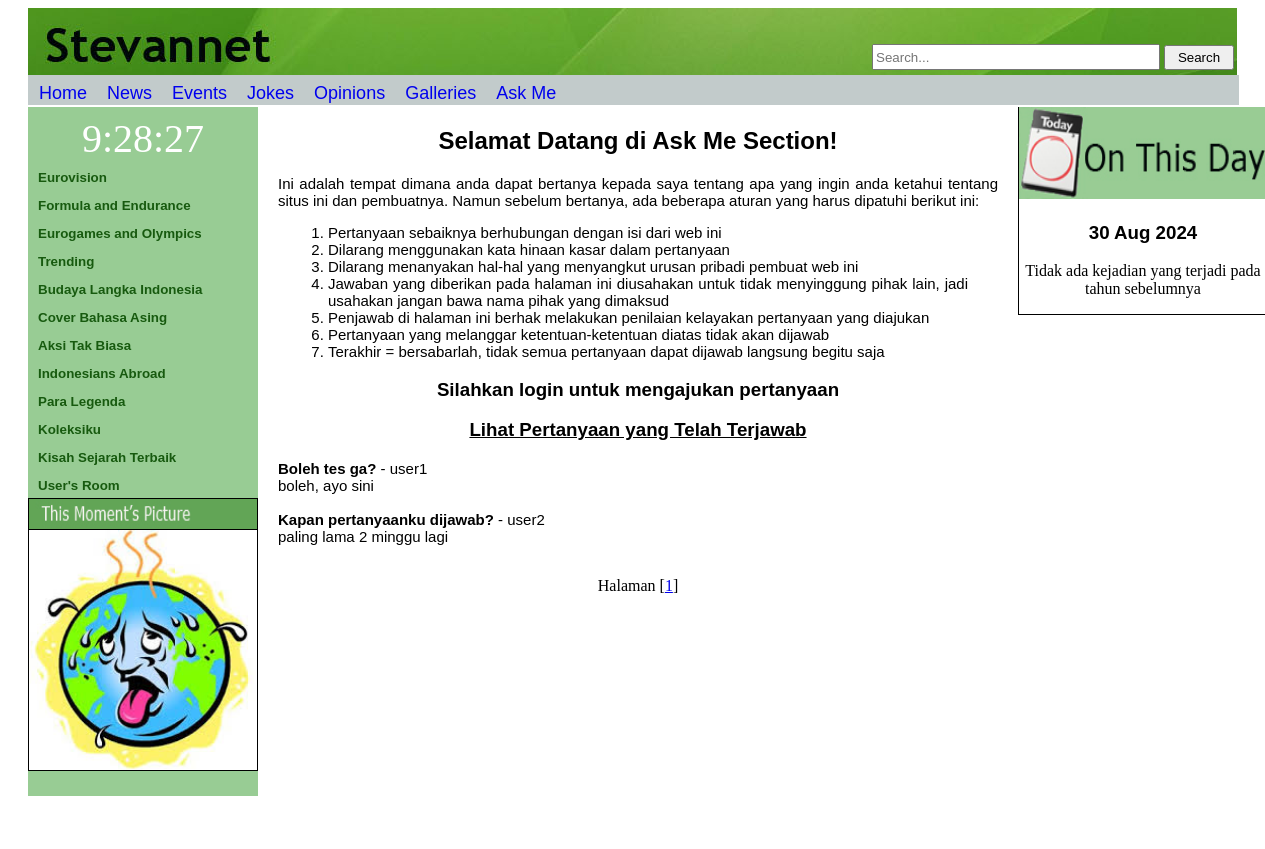
Screenshot of /askme.php with the database file from the repository.
### tables this page shows
CREATE TABLE `questions` (
  `id` int(11) NOT NULL,
  `pertanyaan` text DEFAULT NULL,
  `tanggal_dimuat` varchar(20) DEFAULT NULL,
  `jawaban` text DEFAULT NULL,
  `username` varchar(100) NOT NULL
);

### askme.php (the view, shortened to what this page needs)
<!DOCTYPE html>
<?php
	include('logs/login.php');
	include('logs/session.php');
?>
<html>
	<head>
		<link rel="stylesheet" href="penampilan.css">
		<div id="header">
			<div id="searchform">
				<form class="search" action="searches.php">
					<?php
						include("searchMenu.php");
					?>
				</form>
			</div>
		</div>
		<?php
			include("menuAtas.php");
		?>
	</head>
	<body onload="startTime()">
		<div class="leftside">
			<?php
				require("leftDIV.php");
			?>
		</div>
		<div class="center">
			<h2 id="askmeJudul">
				<center>Selamat Datang di Ask Me Section!</center>
			</h2>
			<p>
				Ini adalah tempat dimana anda dapat bertanya kepada saya tentang apa yang ingin anda ketahui tentang
				situs ini dan pembuatnya. Namun sebelum bertanya, ada beberapa aturan yang harus dipatuhi berikut ini:
				<ol>
					<li>Pertanyaan sebaiknya berhubungan dengan isi dari web ini</li>
					<li>Dilarang menggunakan kata hinaan kasar dalam pertanyaan</li>
					<li>Dilarang menanyakan hal-hal yang menyangkut urusan pribadi pembuat web ini</li>
					<li>Jawaban yang diberikan pada halaman ini diusahakan untuk tidak menyinggung pihak lain, jadi usahakan jangan bawa nama pihak yang dimaksud</li>
					<li>Penjawab di halaman ini berhak melakukan penilaian kelayakan pertanyaan yang diajukan</li>
					<li>Pertanyaan yang melanggar ketentuan-ketentuan diatas tidak akan dijawab</li>
					<li>Terakhir = bersabarlah, tidak semua pertanyaan dapat dijawab langsung begitu saja</li>
				</ol>
			</p>
			<?php
			if(isset($_SESSION['login_user']))
			{
			?>
				<h3>
					Silahkan Tanyakan Sesuatu
				</h3>
				<form class="ask" method="post" action="ask.php">
					<input type="hidden" id="username" name="username" value = "<?php echo "$login_session";?>">
					<textarea id="ask" name="ask" cols="95" rows="2" style="margin-left: 20px;"/></textarea><br>
					<input type="submit" value="Post" class="searchbutton" style="width: 75px; height: 35px; margin-left:50px; margin-top:5px"/>
				</form>
			<?php
			}
			else
			{
				?>
				<h3>
					Silahkan login untuk mengajukan pertanyaan
				</h3>
			<?php
			}
			?>
			<h3><a href="questions.php" style="color:black;">Lihat Pertanyaan yang Telah Terjawab</a></h3>
			<p>
				<?php
					include "db.inc.php";
					$halaman=isset($_GET['page'])?(int) $_GET['page']:1;
					$offset=($halaman-1)*10;
					$sqlstr = "SELECT * from questions WHERE jawaban IS NOT NULL order by id DESC limit $offset,10";
					$hasil_1=mysqli_query($connection, $sqlstr);
					$row=mysqli_fetch_row($hasil_1);
					do{
						list($id,$pertanyaan,$tanggal_dimuat,$jawaban,$username) = $row;
						echo "<b>$pertanyaan</b> - $username<br>$jawaban<br>";
						echo "<br>";
					}while($row=mysqli_fetch_row($hasil_1));
					$sqlstr = "SELECT * from questions WHERE jawaban IS NOT NULL";
					$hasil_2 = mysqli_query($connection, $sqlstr);
					$jumlah = mysqli_num_rows($hasil_2);
					$i=$jumlah/10;
					$i=ceil($i);
					echo "<center>Halaman ";
					for($j=1;$j<=$i;$j++)
					{
						$awal = (($j-1)*4+$j)-1;
						echo "[<a href='askme.php?awal=$awal&page=$j'>$j</a>]";
					}
					echo "</center>";
				?>
			</p>
		</div>
		<div class="right">
			<?php
				require_once("rightDIV.php");
			?>
		</div>
		<div class="footer">
		</div>
	</body>
</html>

### penampilan.css (style rules this page uses)
#header { background:url('Images/Header.jpg'); height:70px; margin-left: 20px; margin-right: 20px; }
.center h2, h3, h4 { font-family: Verdana, Arial, Helvetica, sans-serif; margin-left:20px; margin-right:20px; text-align:justify; }
.center p, ol { font-family: Verdana, Arial, Helvetica, sans-serif; margin-left:20px; margin-right:20px; text-align:justify; font-size: 15px; }
.right p,h3 { font-family: Verdana, Arial, Helvetica, sans-serif; text-align:center; }
.center ol { font-family: Verdana, Arial, Helvetica, sans-serif; margin-left:30px; margin-right:50px; }
.leftside { float:left; width:230px; margin-left: 20px; margin-bottom: -25px; background-color: #98CC94; }
.center, .centerdetail { float:left; width:760px; display: inline-block; }
.right { float:left; width:19.6%; display: inline-block; border:1px solid; position:absolute; }
.footer { background:url('Images/Footer.jpg'); clear:both; height:70px; width:97%; margin-left: 20px; margin-right: 50px; text-align: center; position: relative; z-index:1; }

### rows the page displays
questions: pertanyaan "Boleh tes ga?", username "user1", jawaban "boleh, ayo sini"
questions: pertanyaan "Kapan pertanyaanku dijawab?", username "user2", jawaban "paling lama 2 minggu lagi"
